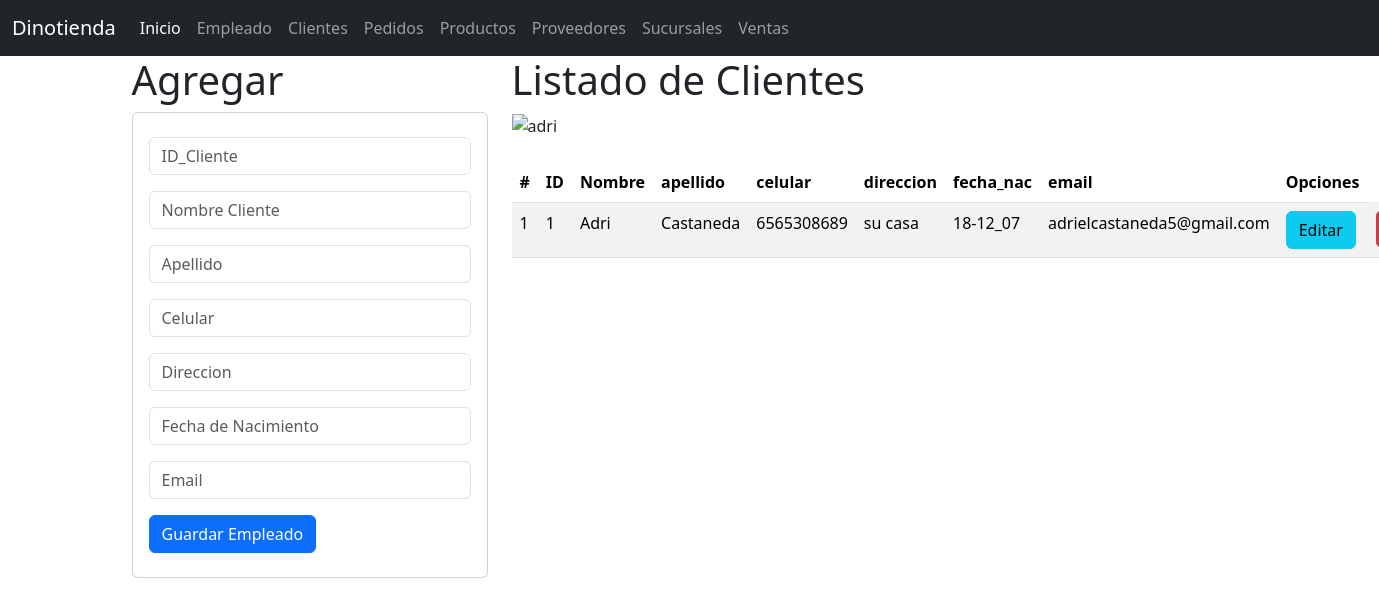
Screenshot of /clientes with the database file from the repository.
### cliente_app/models.py (models this page shows, shortened)
class Clientes(models.Model):
    id_clien=models.CharField(primary_key=True,max_length=20)
    nombre=models.CharField(max_length=50)
    apellido=models.CharField(max_length=50)
    celular=models.CharField(max_length=30)
    direccion=models.CharField(max_length=40)
    fecha_nac=models.DateField(null=False,blank=False)
    email=models.CharField(max_length=60)

### cliente_app/views.py (the view)
# urls.py: path("clientes",views.inicio_vistaClientes,name="clientes"),
def inicio_vistaClientes(request):
    losclientes=Clientes.objects.all()
    return render(request,"gestionarClientes.html",{'misclientes':losclientes})

### cliente_app/templates/gestionarClientes.html
{% extends "base.html" %}
{% load static %}
{% block cuerpo %}
  <div class="row">
   <div class="col-sm-12 col-md-4 col-lg-4 col-xl-4">
     <h1>Agregar</h1>
     <div class="card">
      <div class="card-body">
        <form action="registrarClientes/" method="POST">{% csrf_token %}
          <div class="form-group py-2">
            <input type="text" id="txtid" name="txtid" class="form-control"
            placeholder="ID_Cliente" minlength="1"  maxlength="6" required>
          </div>
          <div class="form-group py-2">
            <input type="text" id="txtnombre" name="txtnombre" class="form-control"
            placeholder="Nombre Cliente" minlength="1"  maxlength="100" required>
          </div>
          <div class="form-group py-2">
            <input type="text" id="txtapellido" name="txtapellido" class="form-control"
            placeholder="Apellido" minlength="1" maxlength="100"  equired>
          </div>
          <div class="form-group py-2">
            <input type="text" id="txtcel" name="txtcel" class="form-control"
            placeholder="Celular" minlength="1" maxlength="100"  equired>
          </div>
          <div class="form-group py-2">
            <input type="text" id="txtdir" name="txtdir" class="form-control"
            placeholder="Direccion" minlength="1" maxlength="100"  equired>
          </div>
          <div class="form-group py-2">
            <input type="text" id="txtfe" name="txtfe" class="form-control"
            placeholder="Fecha de Nacimiento" minlength="1" maxlength="100"  equired>
          </div>
          <div class="form-group py-2">
            <input type="text" id="txtemail" name="txtemail" class="form-control"
            placeholder="Email" minlength="1" maxlength="100"  equired>
          </div>
          <div class="form-group py-2">
            <button type="submit" class="btn btn-primary">Guardar Empleado</button>
          </div>
        </form>
      </div>
    </div>
   </div>
  <div class="col-sm-12 col-md-8 col-lg-8 col-xl-8">
    <h1>Listado de Clientes</h1>
    <img class="w-50" src="{% static 'img/clientes.png '%}" alt="adri" width="400" height="300">
    <br>
    <br>
    <table class="table table-striped">
        <thead>
          <tr>
            <th scope="col">#</th>
            <th scope="col">ID</th>
            <th scope="col">Nombre</th>
            <th scope="col">apellido</th>
            <th scope="col">celular</th>
            <th scope="col">direccion</th>
            <th scope="col">fecha_nac</th>
            <th scope="col">email</th>
            <th>Opciones</th>
          </tr>
        </thead>
        <tbody>
          {% for m in misclientes %}
          <tr>
            <td> {{forloop.counter}} </td>
            <td> {{m.id_clien}} </td>
            <td> {{m.nombre}} </td>
            <td> {{m.apellido}} </td>
            <td> {{m.celular}} </td>
            <td> {{m.direccion}} </td>
            <td> {{m.fecha_nac | date:'d-m_y'}}</td>
            <td> {{m.email}} </td>
            <td><a href="seleccionarClientes/{{m.id_clien}}" class="btn btn-info">Editar</a></td>
            <td><a href="borrarClientes/{{m.id_clien}}" class="btn btn-danger">Borrar</a></td>
          </tr>
          {% endfor %}
        </tbody>
      </table>
  </div>
</div>
{% endblock %}

### rows the page displays
Clientes: id_clien "1", nombre "Adri", apellido "Castaneda", celular "6565308689", direccion "su casa", fecha_nac "18-12_07", email "adrielcastaneda5@gmail.com"
